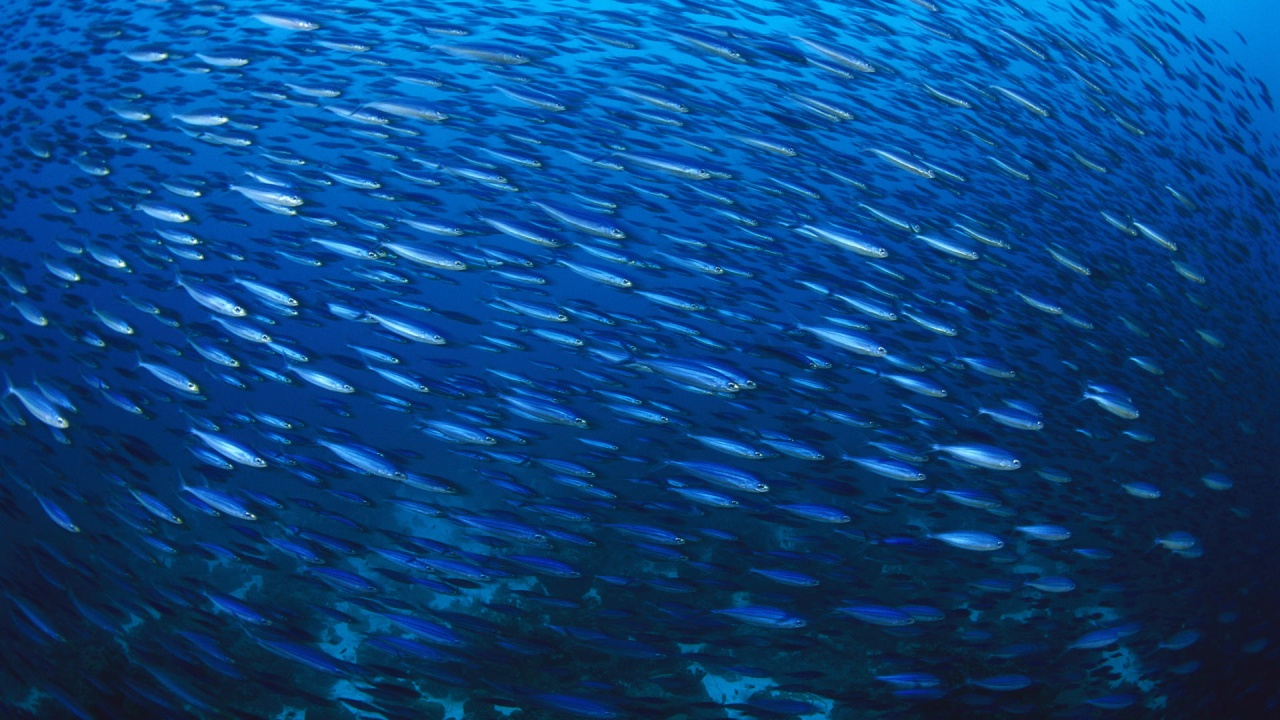
#> input picture Lab9/images/fish.png, 1280 x 720 px, found by its file name; the run also reads 1 picture not shown here
$ python zad1.py
#> lines starting #> are read from the running program, lines starting #| are printed output that depends on the picture
from PIL import Image, ImageDraw
import numpy as np
import matplotlib.pyplot as plt

def invert_img(path: str, folder_path: str, mode: str = "c") -> str:
#> called with path = 'fish.png', folder_path = 'images_ex1/', mode = 'f'
    img = Image.open(f"{folder_path}{path}").convert("L")
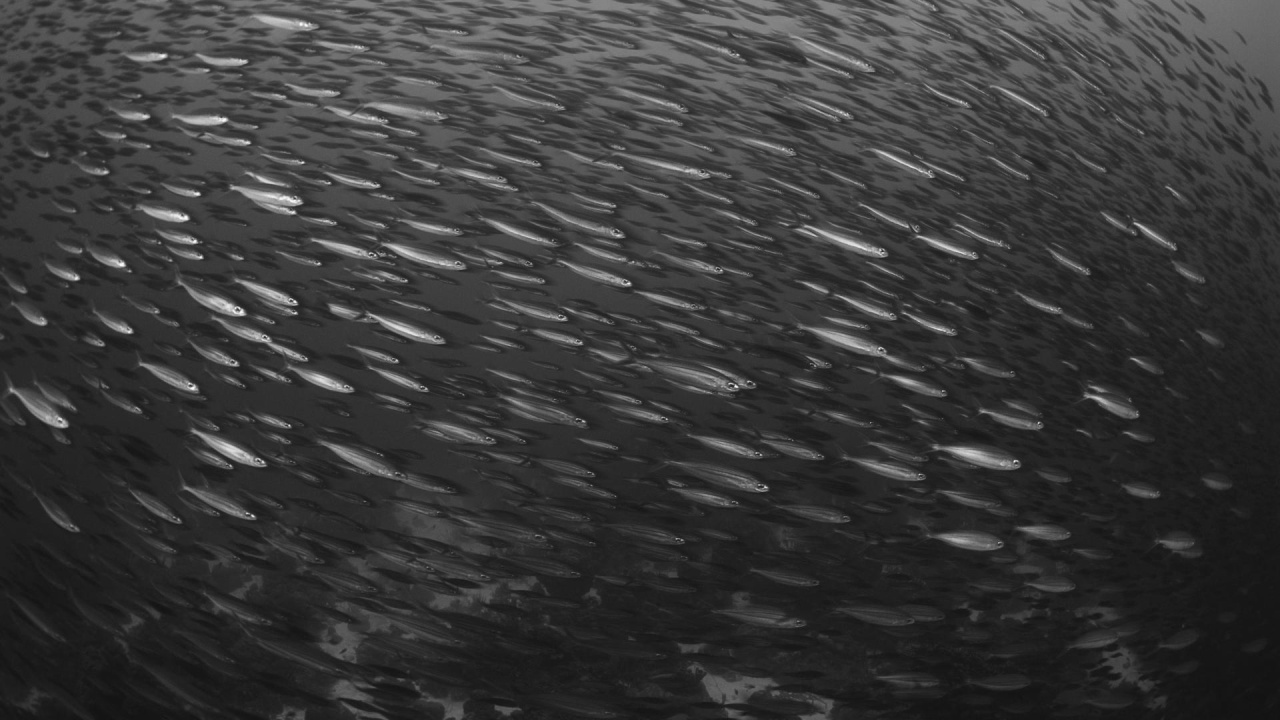
#> img: PIL image 1280x720 L; min 17, max 247, mean 56.8
#> call 2 of invert_img, with path = 'fish_m.png', folder_path = 'images_ex1/', mode = 'f'
#> in invert_img (call 2), `plt.show()`:
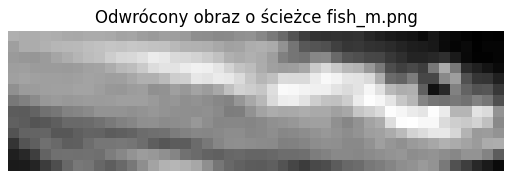
#> figure drawn by matplotlib, 1 panel

    if mode == "c":
        pix = img.load()
        width, height = img.size

        for j in range(height):
            for i in range(width):
                pix[i, j] = 255 - pix[i, j]

    inverted_path = f"{folder_path}inverted_{path}"
    img.save(inverted_path)

    plt.imshow(img, cmap = "gray")
    plt.title(f"Odwrócony obraz o ścieżce {path}")
    plt.axis("off")
    plt.show()

    return inverted_path

def normalize_magnitude(fft_array):
    fft_array = np.log1p(fft_array)
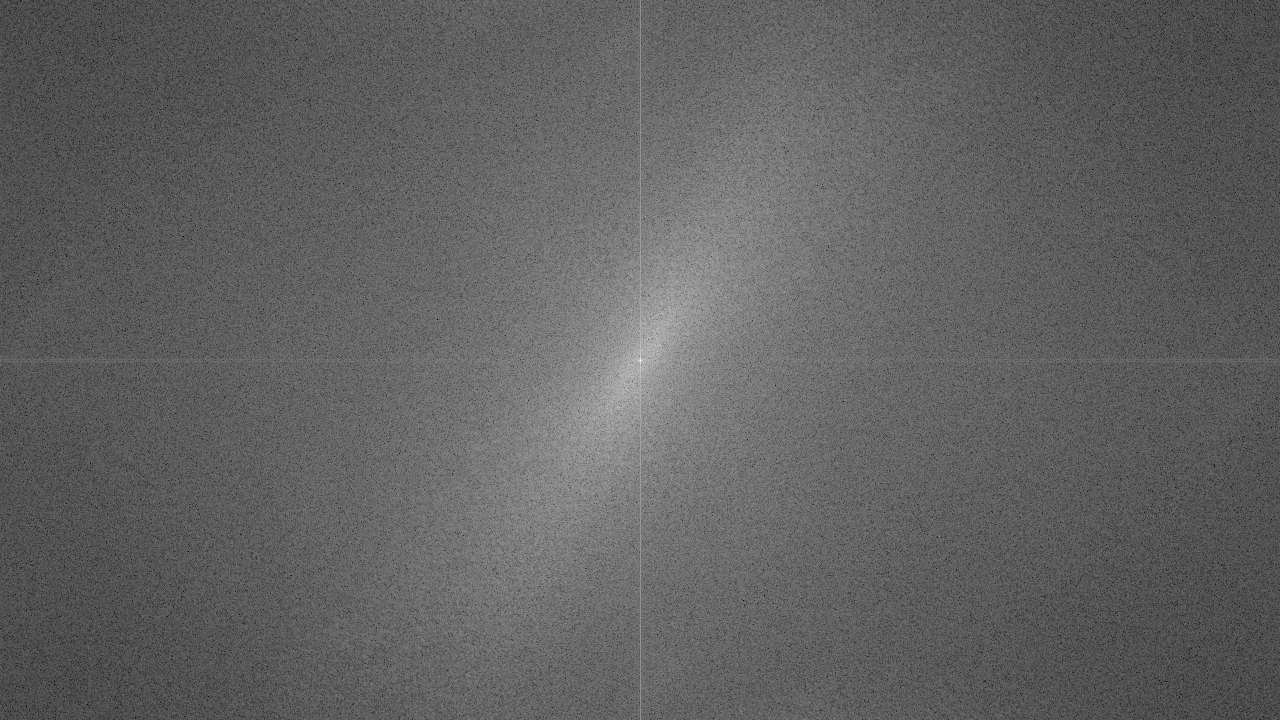
#> fft_array: shape (720, 1280) float64; min 1.53, max 17.77, mean 7.77; drawn with min black and max white
    fft_array = 255 * fft_array / np.max(fft_array)
    return fft_array.astype(np.uint8)

def normalize_phase(fft_array):
    fft_array = (fft_array + np.pi) / (2 * np.pi)
    return (255 * fft_array).astype(np.uint8)

def transform(img_path: str) -> None:
    img = Image.open(img_path).convert("L")
    img_array = np.array(img)
    fft_img = np.fft.fft2(img_array)

    fft_img_shifted = np.fft.fftshift(fft_img)

    magnitude = np.abs(fft_img_shifted)
    magnitude = normalize_magnitude(magnitude)

    phase = np.angle(fft_img_shifted)
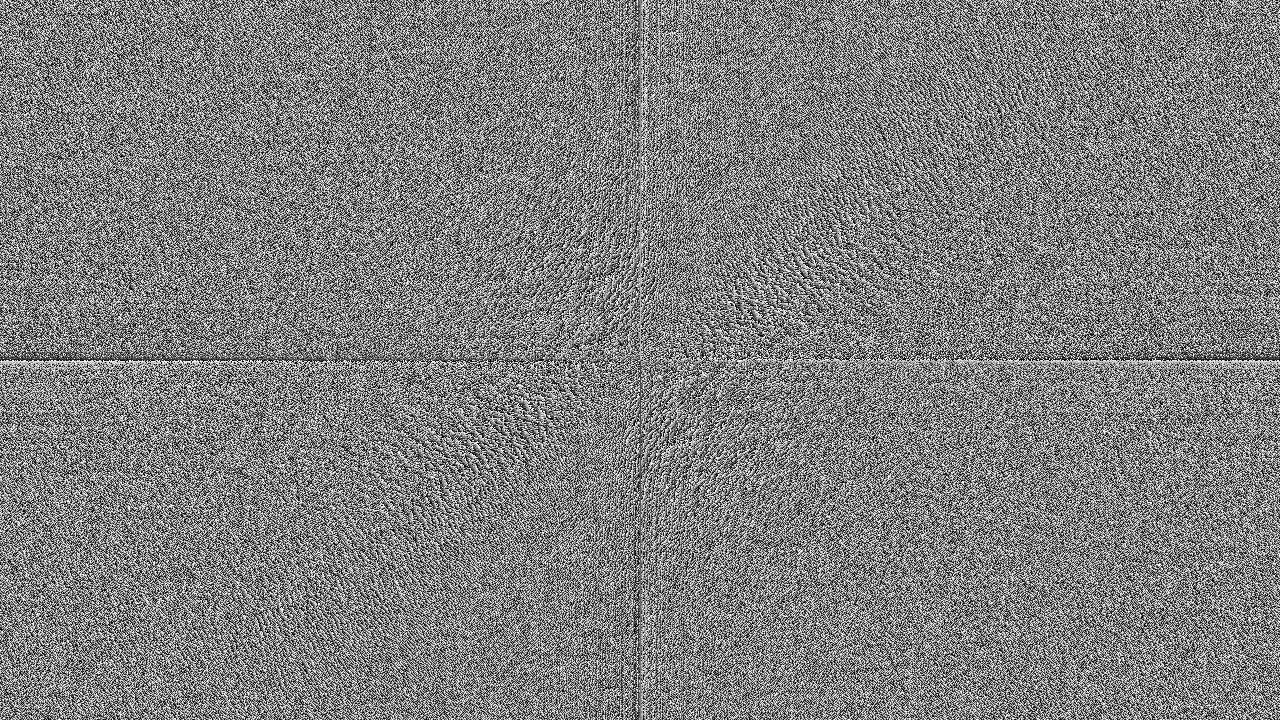
#> phase: shape (720, 1280) float64; min -3.14, max 3.14, mean -3.41e-06; drawn with min black and max white
    phase = normalize_phase(phase)

    magnitude_image = Image.fromarray(magnitude)
    phase_image = Image.fromarray(phase)

    magnitude_path = img_path.replace("inverted", "moduł")
    phase_path = img_path.replace("inverted", "faza")

    magnitude_image.save(magnitude_path)
    phase_image.save(phase_path)

    plt.imshow(magnitude_image, cmap="gray")
    plt.title("Wartości modułu współczynników Fouriera (środek = DC)")
    plt.axis("off")
    plt.show()

    plt.imshow(phase_image, cmap="gray")
    plt.title("Wartości fazy współczynników Fouriera (środek = DC)")
    plt.axis("off")
    plt.show()

def corelation(img_path: str, pattern_path: str) -> None:
#> called with img_path = 'images_ex1/inverted_fish.png', pattern_path = 'images_ex1/inverted_fish_m.png'
    img = Image.open(img_path).convert("L")
    pattern = Image.open(pattern_path).convert("L")

    w, h = img.size
#> w = 1280; h = 720

    cor = np.fft.ifft2(np.fft.fft2(img) * np.fft.fft2(np.rot90(np.rot90(pattern)), s = (h, w))).real
    cor /= np.abs(np.max(cor))
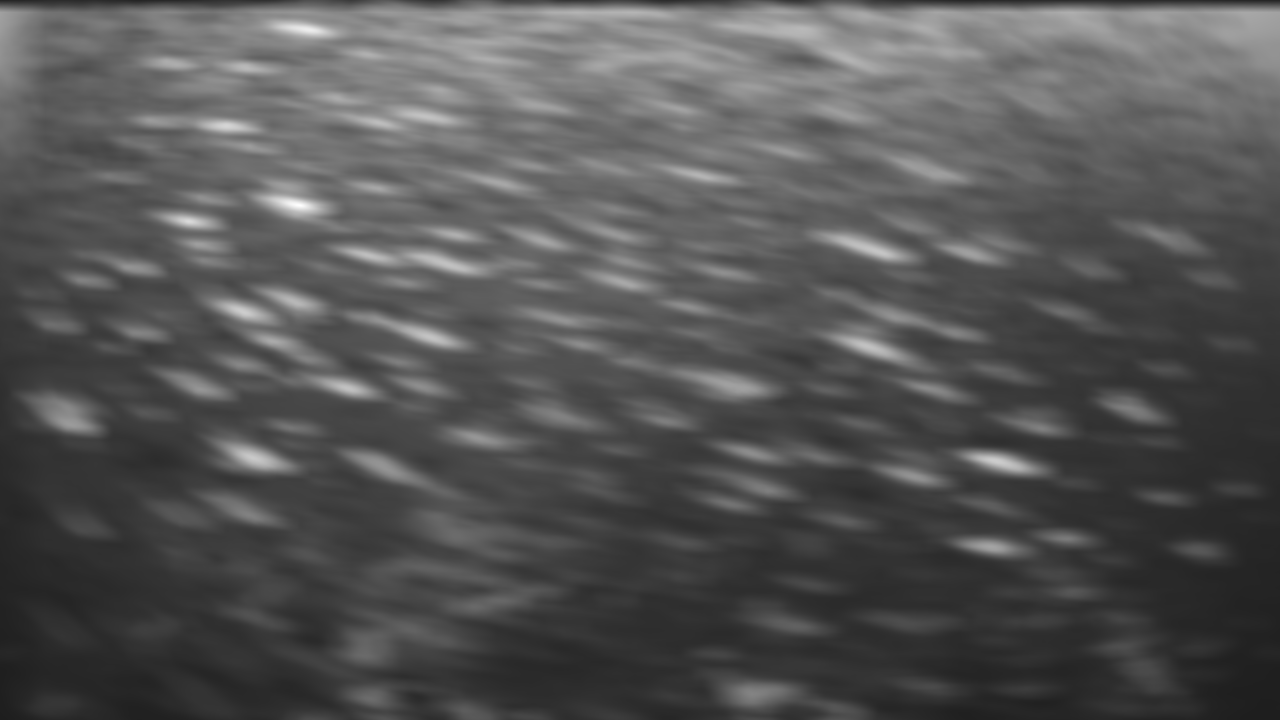
#> cor: shape (720, 1280) float64; min 0.118, max 1, mean 0.334

    return cor

def show_corelation(cor):
    cor -= np.min(cor)
    cor = 255 * cor / np.max(cor)
    plt.imshow(cor, cmap = "gray")
    plt.title("Wyniki korelacji")
    plt.axis("off")
    plt.show()

def mark_matches(img_path: str, pattern_path: str, corelation, threshold: float) -> None:
#> called with img_path = 'images_ex1/inverted_fish.png', pattern_path = 'images_ex1/inverted_fish_m.png', threshold = 0.88
    img = Image.open(img_path).convert("RGB")
#> img: PIL image 1280x720 RGB
    pattern = Image.open(pattern_path).convert("RGB")

    maxi = -1
    for c in corelation:
        for val in c:
            maxi = max(maxi, val)

    padding = 0
    pw, ph = pattern.size
#> pw = 46; ph = 13
    draw = ImageDraw.Draw(img)

    for y in range(corelation.shape[0]):
        for x in range(corelation.shape[1]):
            if corelation[y, x] >= threshold:
                draw.rectangle(
                    [x - pw - padding, y - ph - padding, x + padding, y + padding],
                    outline = "red",
                    width = 1
                )

    plt.imshow(img)
    plt.title("Znalezione wzorce")
    plt.axis("off")
    plt.show()

img_folder = "images_ex1/"
img_path = "fish.png"
pattern_path = "fish_m.png"

inverted_img_path = invert_img(img_path, img_folder, "f")
inverted_pattern_path = invert_img(pattern_path, img_folder, "f")
transform(inverted_img_path)
cor = corelation(inverted_img_path, inverted_pattern_path)
show_corelation(cor)
mark_matches(inverted_img_path, inverted_pattern_path, cor, 0.88)
